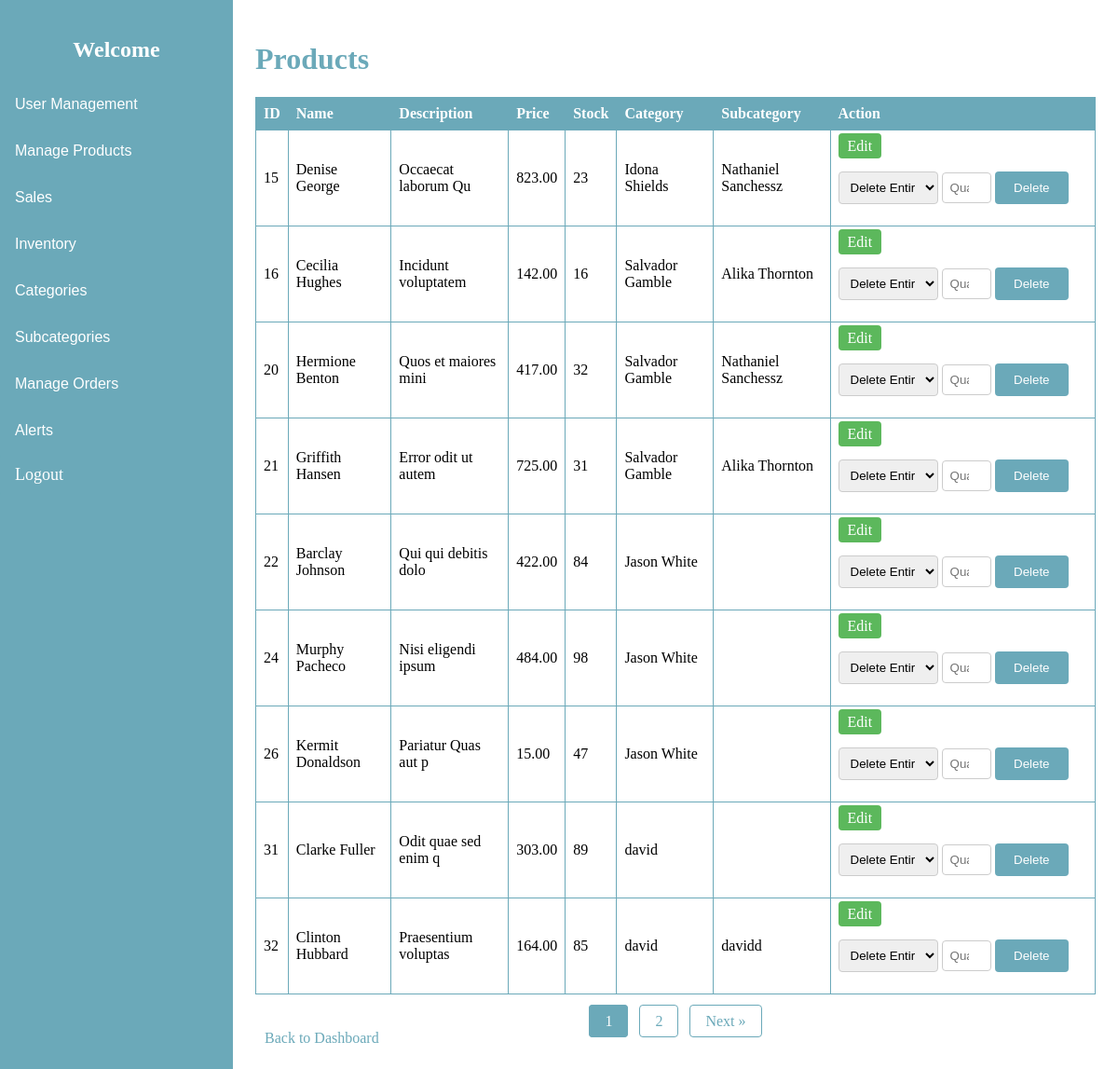
Page /admin/pages/view_products.php (signed in) on the committed database.
### tables this page shows
CREATE TABLE `products` (
  `id` int(11) NOT NULL,
  `name` varchar(100) NOT NULL,
  `description` text DEFAULT NULL,
  `price` decimal(10,2) NOT NULL,
  `stock` int(11) NOT NULL,
  `created_at` timestamp NOT NULL DEFAULT current_timestamp(),
  `category_id` int(11) DEFAULT NULL,
  `subcategory_id` int(11) DEFAULT NULL
);

CREATE TABLE `categories` (
  `id` int(11) NOT NULL,
  `name` varchar(50) NOT NULL,
  `created_at` timestamp NOT NULL DEFAULT current_timestamp()
);

CREATE TABLE `subcategories` (
  `id` int(11) NOT NULL,
  `category_id` int(11) NOT NULL,
  `name` varchar(50) NOT NULL,
  `created_at` timestamp NOT NULL DEFAULT current_timestamp()
);

### admin/pages/view_products.php (the view, shortened to what this page needs)
<?php
include('../includes/db.php');
$products_per_page = 9;
$page = isset($_GET['page']) ? (int)$_GET['page'] : 1;
$offset = ($page - 1) * $products_per_page;
$total_products_stmt = $pdo->query('SELECT COUNT(*) FROM products');
$total_products = $total_products_stmt->fetchColumn();
$total_pages = ceil($total_products / $products_per_page);
$stmt = $pdo->prepare('
    SELECT products.*, categories.name AS category_name, subcategories.name AS subcategory_name
    FROM products
    LEFT JOIN categories ON products.category_id = categories.id
    LEFT JOIN subcategories ON products.subcategory_id = subcategories.id
    LIMIT :offset, :products_per_page
');
$stmt->bindValue(':offset', $offset, PDO::PARAM_INT);
$stmt->bindValue(':products_per_page', $products_per_page, PDO::PARAM_INT);
$stmt->execute();
$products = $stmt->fetchAll();
?>
<!DOCTYPE html>
<html>
<head>
    <link rel="stylesheet" type="text/css" href="../public/css/viewProduct.css">
    <link rel="stylesheet" type="text/css" href="../public/css/viewP.css">
</head>
<body>
    <?php include('../includes/sidebar.php'); ?>
    <div class="content">
        <h1>Products</h1>
        <table>
            <tr>
                <th>ID</th>
                <th>Name</th>
                <th>Description</th>
                <th>Price</th>
                <th>Stock</th>
                <th>Category</th>
                <th>Subcategory</th>
                <th>Action</th>
            </tr>
            <?php foreach ($products as $product) : ?>
                <tr>
                    <td><?php echo htmlspecialchars($product['id']); ?></td>
                    <td><?php echo htmlspecialchars($product['name']); ?></td>
                    <td><?php echo htmlspecialchars($product['description']); ?></td>
                    <td><?php echo htmlspecialchars($product['price']); ?></td>
                    <td><?php echo htmlspecialchars($product['stock']); ?></td>
                    <td><?php echo htmlspecialchars($product['category_name']); ?></td>
                    <td><?php echo htmlspecialchars($product['subcategory_name']); ?></td>
                    <td>
                        <div class="button-group">
                            <a href="edit_product.php?id=<?php echo $product['id']; ?>" style="background-color: #5cb85c; color: white; text-align: center; padding: 5px 10px; border-radius: 4px;">Edit</a>
                            <br><br>
                            <?php if ($role !== 'editor') : ?>
                                <form method="POST" onsubmit="return confirm('Are you sure you want to delete this item?');">
                                    <select name="delete_option" style="width: 40%; padding: 8px; margin-bottom: 15px; border: 1px solid #ccc; border-radius: 4px; box-sizing: border-box; resize: vertical;">
                                        <option value="whole">Delete Entire Product</option>
                                    </select>
                                    <input type="number" name="quantity" min="0" placeholder="Quantity" style="width: 20%; padding: 8px; margin-bottom: 15px; border: 1px solid #ccc; border-radius: 4px; box-sizing: border-box; resize: vertical;">
                                    <button type="submit" style="background-color: #6BA9B9; color: white; padding: 10px 20px; border: none; border-radius: 4px; cursor: pointer; transition: background-color 0.3s, color 0.3s;">Delete</button>
                                </form>
                            <?php endif ?>
                        </div>
                    </td>
                </tr>
            <?php endforeach; ?>
        </table>
        <div class="pagination">
            <?php for ($i = 1; $i <= $total_pages; $i++): ?>
                <a href="?page=<?php echo $i; ?>" <?php if ($i == $page) echo 'class="active"'; ?>><?php echo $i; ?></a>
            <?php endfor; ?>
            <?php if ($page < $total_pages): ?>
                <a href="?page=<?php echo $page + 1; ?>">Next &raquo;</a>
            <?php endif; ?>
        </div>
        <a href="dashboard.php">Back to Dashboard</a>
    </div>
</body>
</html>

### admin/public/css/viewProduct.css (style rules this page uses)
.content { margin-left: 250px; padding: 20px; }
h1 { color: #6BA9B9; }
table { width: 100%; border-collapse: collapse; margin-top: 20px; }
th, td { border: 1px solid #6BA9B9; padding: 8px; text-align: left; }
th { background-color: #6BA9B9; color: white; }
a { text-decoration: none; color: #6BA9B9; padding: 5px 10px; border-radius: 4px; transition: background-color 0.3s, color 0.3s; }

### admin/public/css/viewP.css (style rules this page uses)
.pagination { margin-top: 20px; text-align: center; }
.pagination a { color: #6BA9B9; padding: 8px 16px; text-decoration: none; border: 1px solid #6BA9B9; border-radius: 4px; margin: 0 4px; }
.pagination a.active { background-color: #6BA9B9; color: white; border: 1px solid #6BA9B9; }

### admin/includes/sidebar.php (style rules this page uses)
.content { margin-left: 250px; padding: 16px; }

### rows in the picture
products: id "15", name "Denise George", description "Occaecat laborum Qu", price "823.00", stock "23", category.name "Idona Shields", subcategory.name "Nathaniel Sanchessz"
products: id "16", name "Cecilia Hughes", description "Incidunt voluptatem", price "142.00", stock "16", category.name "Salvador Gamble", subcategory.name "Alika Thornton"
products: id "20", name "Hermione Benton", description "Quos et maiores mini", price "417.00", stock "32", category.name "Salvador Gamble", subcategory.name "Nathaniel Sanchessz"
products: id "21", name "Griffith Hansen", description "Error odit ut autem", price "725.00", stock "31", category.name "Salvador Gamble", subcategory.name "Alika Thornton"
products: id "22", name "Barclay Johnson", description "Qui qui debitis dolo", price "422.00", stock "84", category.name "Jason White"
products: id "24", name "Murphy Pacheco", description "Nisi eligendi ipsum", price "484.00", stock "98", category.name "Jason White"
products: id "26", name "Kermit Donaldson", description "Pariatur Quas aut p", price "15.00", stock "47", category.name "Jason White"
products: id "31", name "Clarke Fuller", description "Odit quae sed enim q", price "303.00", stock "89", category.name "david"
products: id "32", name "Clinton Hubbard", description "Praesentium voluptas", price "164.00", stock "85", category.name "david", subcategory.name "davidd"
